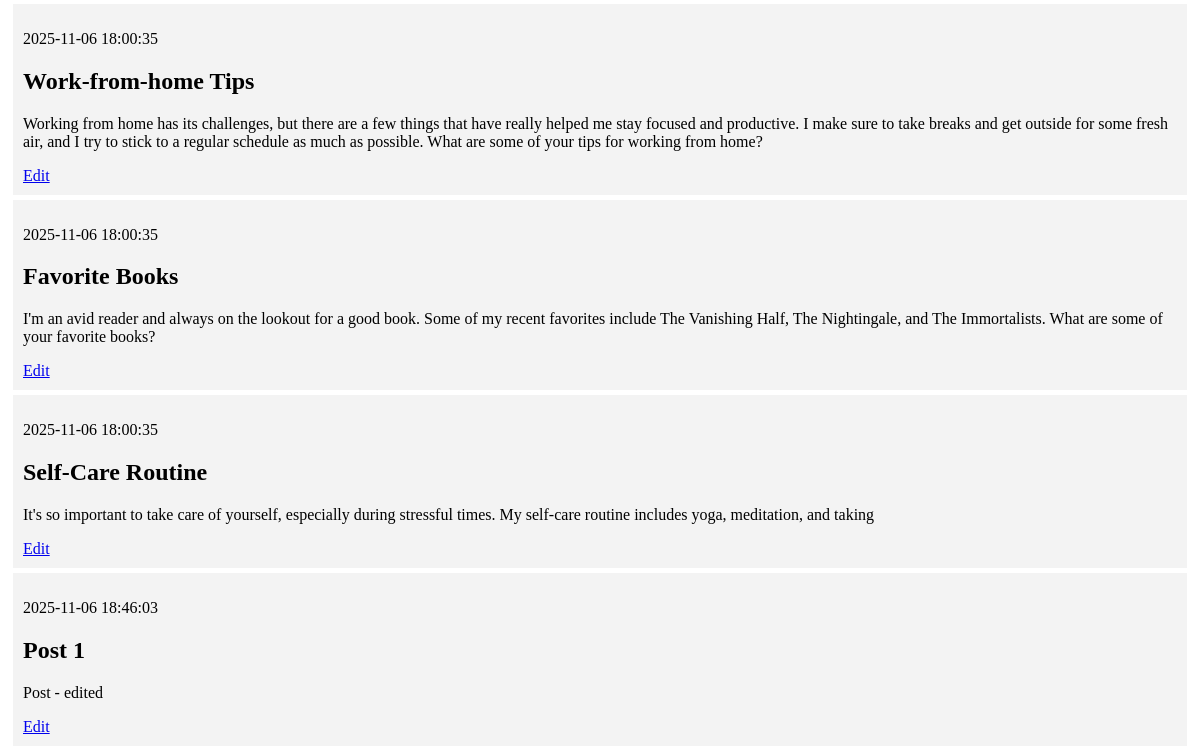
Before: / (lower part) with the older database file.
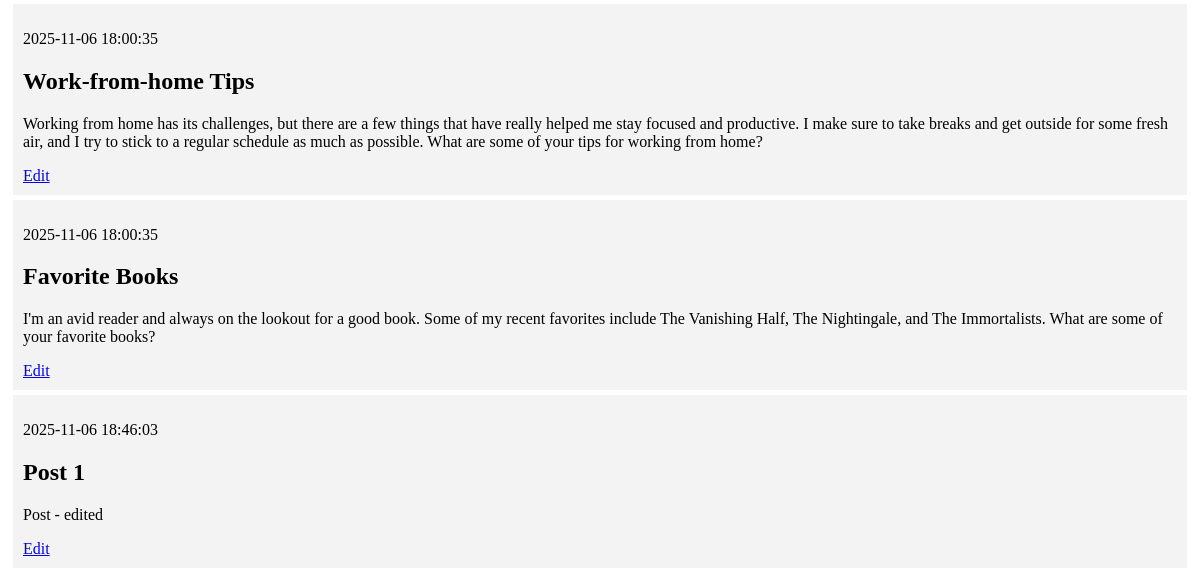
After: the same page with the newer database file.
### tables this page shows
CREATE TABLE posts (
    id INTEGER PRIMARY KEY AUTOINCREMENT,
    created TIMESTAMP NOT NULL DEFAULT CURRENT_TIMESTAMP,
    title TEXT NOT NULL,
    content TEXT NOT NULL
);

### app.py (the view)
@app.route('/')
def index():
    conn = get_db_connection()
    posts = conn.execute("SELECT * FROM posts").fetchall()
    conn.close()
    return render_template('index.html', posts=posts)

### app.py (called while the page is built)
def get_db_connection():
    conn = sqlite3.connect('database.db')
    conn.row_factory = sqlite3.Row
    return conn

### templates/index.html (shortened to what this page needs)
{% extends 'base.html' %}
{% block content %}
    {% for post in posts %}
        <div class='post'>
            <p>{{ post['created'] }}</p>
            <h2>{{ post['title'] }}</h2>
            <p>{{ post['content'] }}</p>
            <a href="{{ url_for('edit', id=post['id']) }}">Edit</a>
        </div>
    {% endfor %}
{% endblock %}

### templates/base.html (shortened to what this page needs)
<!DOCTYPE html>
<html lang="en">
<head>
</head>
<body>
    <div class="content">
        {% block content %} {% endblock %}
    </div>
</body>
</html>

### templates/base.html (style rules this page uses)
.post { padding: 10px; margin: 5px; background-color: #f3f3f3 }

Changed rows visible on the page:
removed posts: created "2025-11-06 18:00:35", title "Self-Care Routine", content "It's so important to take care of yourself, especially during stressful times. My self-care routine includes yoga, meditation, and taking"
